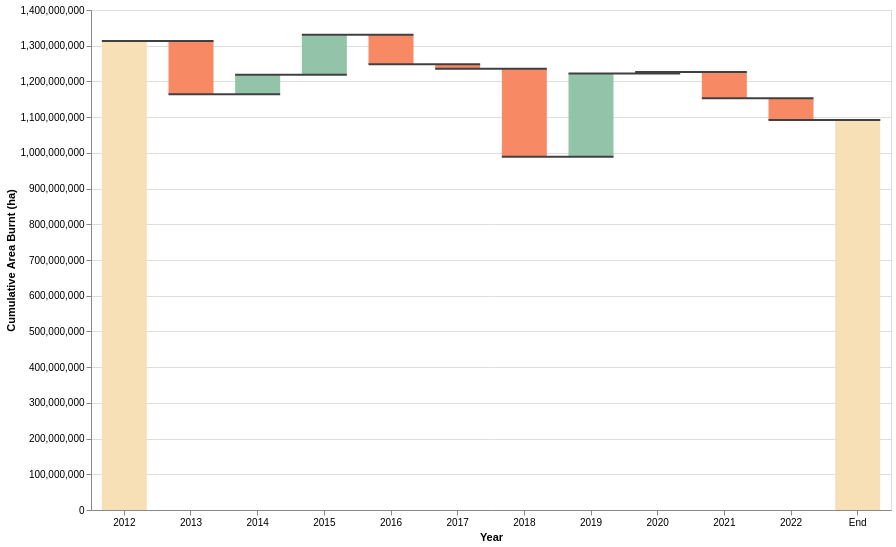

The Vega-Lite source for this figure:
### Vega-Lite specification from a JSON file in a GitHub repository (floating-point values rounded to 4 significant figures)
{"$schema": "https://vega.github.io/schema/vega-lite/v5.json", "data": {"values": [{"Year": "2012", "Change": 1313012238}, {"Year": "2013", "Change": -149124953}, {"Year": "2014", "Change": 55013334}, {"Year": "2015", "Change": 111634307}, {"Year": "2016", "Change": -82104993}, {"Year": "2017", "Change": -13100298}, {"Year": "2018", "Change": -246243752}, {"Year": "2019", "Change": 233354461}, {"Year": "2020", "Change": 3801826}, {"Year": "2021", "Change": -73563141}, {"Year": "2022", "Change": -60524719}, {"Year": "End", "Change": 0}]}, "width": 800, "height": 500, "transform": [{"window": [{"op": "sum", "field": "Change", "as": "Total"}]}, {"window": [{"op": "lead", "field": "Year", "as": "nextYear"}]}, {"calculate": "datum.nextYear === null ? datum.Year : datum.nextYear", "as": "nextYear"}, {"calculate": "datum.Year === 'End' ? 0 : datum.Total - datum.Change", "as": "previous_total"}, {"calculate": "datum.Year === 'End' ? datum.Total : datum.Change", "as": "change_value"}, {"calculate": "(datum.Total + datum.previous_total) / 2", "as": "center"}], "encoding": {"x": {"field": "Year", "type": "ordinal", "sort": null, "axis": {"labelAngle": 0, "title": "Year"}}}, "layer": [{"mark": {"type": "bar", "size": 45}, "encoding": {"y": {"field": "previous_total", "type": "quantitative", "title": "Cumulative Area Burnt (ha)"}, "y2": {"field": "Total"}, "color": {"condition": [{"test": "datum.Year === '2012' || datum.Year === 'End'", "value": "#f7e0b6"}, {"test": "datum.Total < datum.previous_total", "value": "#f78a64"}], "value": "#93c4aa"}, "tooltip": [{"field": "Year", "title": "Year"}, {"field": "change_value", "title": "Change in Area Burnt (ha)", "format": ",d"}, {"field": "Total", "title": "Cumulative Area Burnt (ha)", "format": ",d"}]}}, {"mark": {"type": "rule", "color": "#404040", "opacity": 1, "strokeWidth": 2, "xOffset": -22.5, "x2Offset": 22.5}, "encoding": {"x2": {"field": "nextYear"}, "y": {"field": "Total", "type": "quantitative"}}}]}
